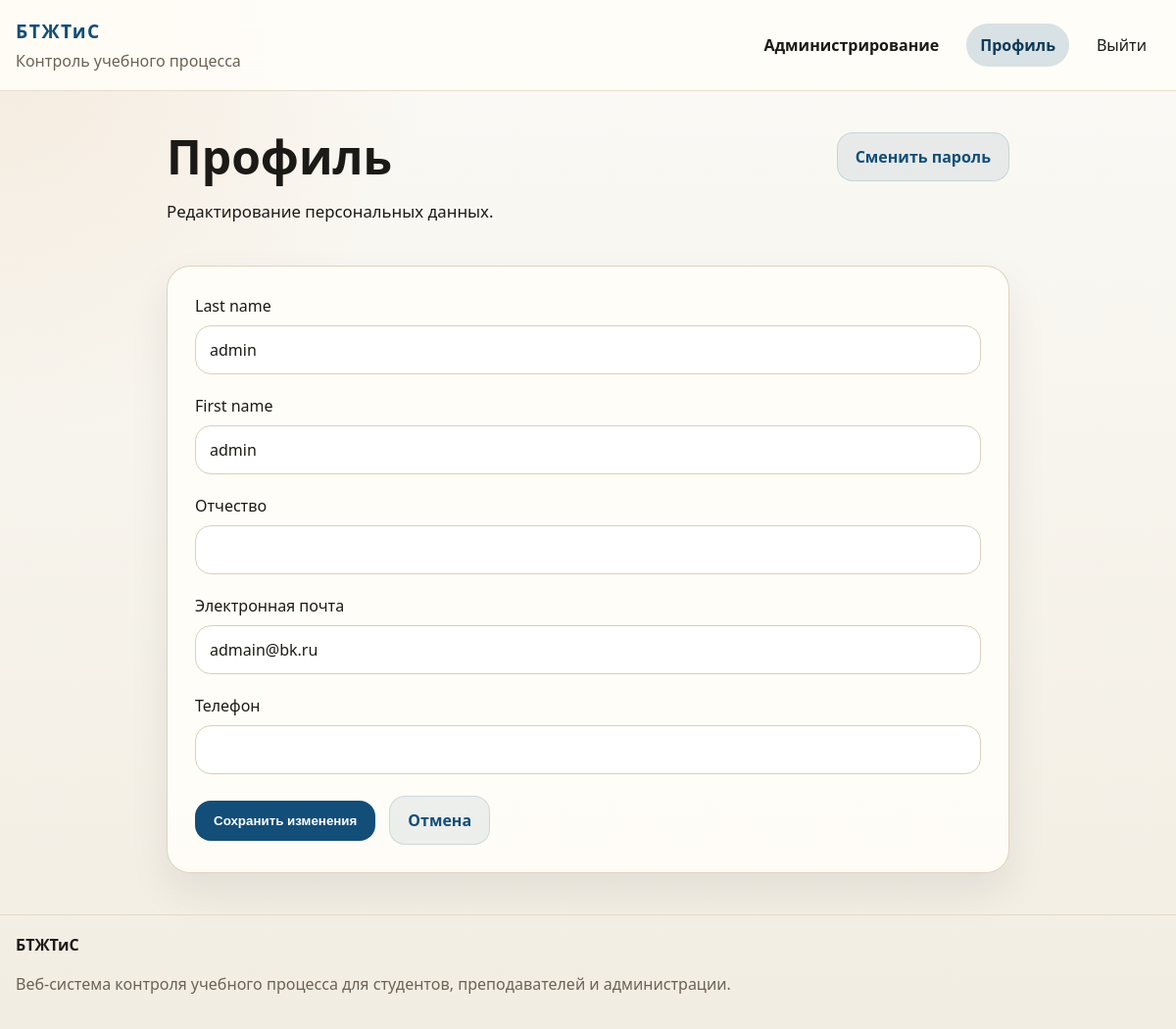
The app's page /profile/ (signed in) with its own data.
### education/models.py (models this page shows, shortened)
class User(AbstractUser):
    class Role(models.TextChoices):
        STUDENT = ROLE_STUDENT, "Студент"
        TEACHER = ROLE_TEACHER, "Преподаватель"
        ADMINISTRATOR = ROLE_ADMINISTRATOR, "Администратор"
    email = models.EmailField("Электронная почта", unique=True, blank=True, null=True)
    middle_name = models.CharField("Отчество", max_length=150, blank=True)
    phone = models.CharField("Телефон", max_length=32, blank=True)
    bio = models.TextField("О себе", blank=True)
    role = models.CharField(
        "Роль",
        max_length=20,
        choices=Role.choices,
        default=Role.STUDENT,
    )
    academic_group = models.ForeignKey(
        "AcademicGroup",
        on_delete=models.SET_NULL,
        related_name="students",
        blank=True,
        null=True,
        verbose_name="Учебная группа",
    )
    REQUIRED_FIELDS = ["first_name", "last_name"]
    objects = UserManager()
    class Meta:
        db_table = "users"
        ordering = ["last_name", "first_name", "username"]
        verbose_name = "Пользователь"
        verbose_name_plural = "Пользователи"
    @property
    def is_administrator(self):
        return self.role == self.Role.ADMINISTRATOR or self.is_superuser

### education/views.py (the view)
# urls.py: path("profile/", views.profile_edit, name="profile_edit"),
@login_required
def profile_edit(request):
    if request.method == "POST":
        form = ProfileForm(request.POST, request.FILES, instance=request.user)
        if form.is_valid():
            form.save()
            log_activity(
                request,
                request.user,
                ActivityLog.ActionType.PROFILE,
                "Пользователь обновил профиль",
            )
            messages.success(request, "Профиль обновлён.")
            return redirect(dashboard_url_for(request.user))
    else:
        form = ProfileForm(instance=request.user)
    return render(
        request,
        "education/form_page.html",
        {
            "title": "Профиль",
            "subtitle": "Редактирование персональных данных.",
            "form": form,
            "submit_label": "Сохранить изменения",
            "cancel_url": dashboard_url_for(request.user),
            "show_password_change": True,
        },
    )

### education/forms.py (shortened to what this page needs)
class ProfileForm(StyledFormMixin, forms.ModelForm):
    class Meta:
        model = User
        fields = (
            "last_name",
            "first_name",
            "middle_name",
            "email",
            "phone",
        )

### education/context_processors.py (called while the page is built)
def site_meta(request):
    view_name = getattr(getattr(request, "resolver_match", None), "view_name", "")
    meta = DEFAULT_META | ROUTE_META.get(view_name, {})
    meta["url"] = request.build_absolute_uri()
    meta["image"] = request.build_absolute_uri(static("education/img/og-cover.svg"))
    meta["og_title"] = meta["title"]
    return {
        "site_meta": meta,
        "current_view_name": view_name,
    }

### education/forms.py (called while the page is built)
def apply_form_styles(form):
    for field in form.fields.values():
        widget = field.widget
        css_class = widget.attrs.get("class", "")
        if isinstance(widget, forms.CheckboxInput):
            widget.attrs["class"] = f"{css_class} form-check-input".strip()
        elif isinstance(widget, (forms.Select, forms.SelectMultiple)):
            widget.attrs["class"] = f"{css_class} form-select".strip()
            if isinstance(widget, forms.SelectMultiple):
                widget.attrs.setdefault("size", 6)
        elif isinstance(widget, forms.FileInput):
            widget.attrs["class"] = f"{css_class} form-control form-control-file".strip()
        else:
            widget.attrs["class"] = f"{css_class} form-control".strip()

### education/utils.py (called while the page is built)
def dashboard_url_for(user):
    if getattr(user, "is_administrator", False):
        return "education:admin_dashboard"
    if getattr(user, "is_teacher", False):
        return "education:teacher_dashboard"
    return "education:student_dashboard"

### templates/education/form_page.html (shortened to what this page needs)
{% extends "base.html" %}
{% block content %}
<section class="section">
    <div class="container narrow">
        <header class="page-head{% if show_password_change %} page-head-inline{% endif %}">
            <div>
                <h1>{{ title }}</h1>
                {% if subtitle %}<p>{{ subtitle }}</p>{% endif %}
            </div>
            {% if show_password_change %}
                <div class="head-actions">
                    <a class="btn btn-secondary" href="{% url 'password_change' %}">Сменить пароль</a>
                </div>
            {% endif %}
        </header>
        <div class="panel">
            <form method="post" enctype="multipart/form-data" class="stack-form{% if uniform_field_sizes %} uniform-field-sizes{% endif %}{% if formset %} question-editor-form{% endif %}">
                <div class="form-grid{% if single_column_form or title == 'Редактирование пользователя' %} single-column{% endif %}">
                    {% for field in form.visible_fields %}
                        <div class="form-field {% if field.field.widget.input_type == 'checkbox' %}is-checkbox{% endif %}" data-field-name="{{ field.name }}">
                            {% if field.field.widget.input_type == 'checkbox' %}
                                <label class="checkbox-line">
                                    {{ field }}
                                    <span>{{ field.label }}</span>
                                </label>
                            {% else %}
                                <label for="{{ field.id_for_label }}">{{ field.label }}</label>
                                {{ field }}
                            {% endif %}
                        </div>
                    {% endfor %}
                </div>
                <div class="form-actions">
                    <button type="submit" class="btn btn-primary">{{ submit_label|default:"Сохранить" }}</button>
                    {% if cancel_url %}
                        {% if cancel_kwargs %}
                            <a href="{% url cancel_url cancel_kwargs.pk %}" class="btn btn-secondary">{{ cancel_label|default:"Отмена" }}</a>
                        {% else %}
                            <a href="{% url cancel_url %}" class="btn btn-secondary">{{ cancel_label|default:"Отмена" }}</a>
                        {% endif %}
                    {% endif %}
                </div>
            </form>
        </div>
    </div>
</section>
{% endblock %}

### static/education/css/styles.css (style rules this page uses)
:root { --bg: #f6f4ee; --surface: #fffdf8; --surface-alt: #efe8d9; --border: #dccfb9; --text: #1c1a16; --muted: #6c6254; --primary: #124e78; --primary-dark: #0d3958; --accent: #cb7c2f; --danger: #a63d40; --success: #216869; --shadow: 0 18px 40px rgba(28, 26, 22, 0.08); --radius: 24px; }
html { min-width: 320px; }
*, *::before, *::after { box-sizing: border-box; }
body { margin: 0; min-height: 100svh; display: flex; flex-direction: column; font-family: "Segoe UI", Tahoma, Geneva, Verdana, sans-serif; background: radial-gradient(circle at top left, rgba(203, 124, 47, 0.12), transparent 28%), linear-gradient(180deg, #fbfaf6 0%, #f2ede2 100%); color: var(--text); line-height: 1.5; overflow-wrap: break-word; }
a { color: inherit; text-decoration: none; text-decoration-skip-ink: auto; }
:where(a, button, input, select, textarea):focus-visible { outline: 3px solid rgba(18, 78, 120, 0.25); outline-offset: 3px; }
:where(h1, h2, h3, .brand-text, .table-muted, .quick-link) { overflow-wrap: anywhere; }
.container { width: min(1180px, calc(100% - 32px)); margin: 0 auto; }
.narrow { width: min(860px, calc(100% - 32px)); }
.header-inner, .footer-inner, .page-head-inline, .head-actions, .main-nav, .hero-actions, .hero-note, .quick-links, .test-meta, .test-actions, .filters-row, .filters-actions, .actions-cell, .checkbox-line, .form-actions, .log-item, .answer-row { display: flex; align-items: center; gap: 14px; }
.section, .hero { padding: 42px 0; }
.hero-grid, .dashboard-grid, .cards-grid, .stat-grid, .stats-strip, .stats-strip-wide, .form-grid, .formset-grid { display: grid; gap: 20px; }
.hero h1, .page-head h1 { margin: 0 0 12px; font-size: clamp(2rem, 4vw, 3.6rem); line-height: 1.05; }
.hero-text, .page-head p { font-size: 1.05rem; line-height: 1.7; max-width: 760px; }
.hero-panel, .panel, .feature-card, .mini-stat, .stat-card, .details-card { background: rgba(255, 253, 248, 0.94); border: 1px solid rgba(220, 207, 185, 0.9); border-radius: var(--radius); box-shadow: var(--shadow); }
.hero-panel, .panel { padding: 28px; }
:where(.section-head, .page-head) > :last-child { margin-bottom: 0; }
.btn { display: inline-flex; justify-content: center; align-items: center; gap: 8px; padding: 12px 18px; border-radius: 16px; border: 1px solid transparent; font-weight: 700; cursor: pointer; transition: transform 0.2s ease, box-shadow 0.2s ease, background 0.2s ease; }
.btn-primary { background: var(--primary); color: #fff; }
.btn-secondary { background: rgba(18, 78, 120, 0.08); color: var(--primary); border-color: rgba(18, 78, 120, 0.14); }
.page-head { margin-bottom: 24px; }
.page-head-inline { justify-content: space-between; align-items: flex-start; }
.stack-form { display: grid; gap: 22px; }
.form-grid { grid-template-columns: 1fr; }
.form-field { display: grid; gap: 8px; }
.form-control, .form-select, input[type="password"], input[type="text"], input[type="email"] { width: 100%; padding: 12px 14px; border-radius: 16px; border: 1px solid var(--border); background: #fff; color: var(--text); font: inherit; }

### records on screen
User: visible_fields "admin" "admin" "admain@bk.ru"

### other values on screen
{{ title }} "Профиль"
{{ subtitle }} "Редактирование персональных данных."
{{ field.label }} "Last name" "First name" "Отчество" "Электронная почта" "Телефон"
{{ submit_label|default:"Сохранить" }} "Сохранить изменения"
{{ cancel_label|default:"Отмена" }} "Отмена"
